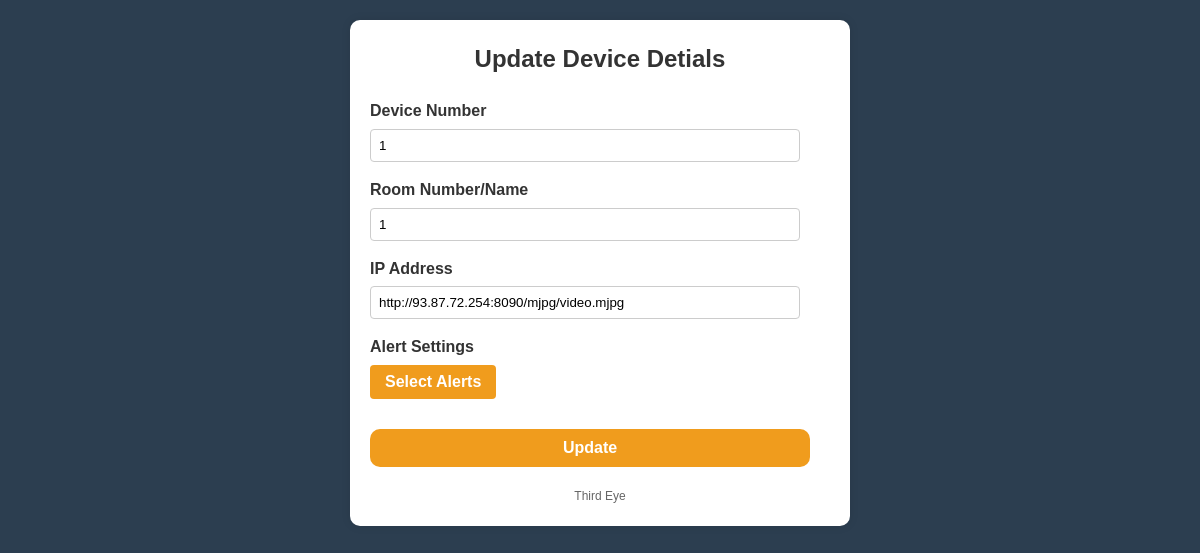
/edit_device/43 (signed in), run on the app's committed database.
### tables this page shows
CREATE TABLE Devices (
    id INTEGER PRIMARY KEY AUTOINCREMENT,
    DeviceName TEXT,
    RoomNumber INTEGER,
    IPAddress TEXT,
    ModelSelection TEXT,
    email TEXT,
    username TEXT,
    hospital TEXT,
    role TEXT
);

### app.py (the view)
@app.route('/edit_device/<int:device_id>', methods=['GET'])
@login_required
def edit_device(device_id):
    conn = get_db_connection()
    cursor = conn.cursor()
    cursor.execute('SELECT * FROM devices WHERE id = ?', (device_id,))
    device = cursor.fetchone()
    cursor.close()
    conn.close()
    return render_template('device_edit.html', device=device)

### app.py (called while the page is built)
def get_db_connection():
    conn = sqlite3.connect('cctvdb.sqlite')
    conn.row_factory = sqlite3.Row
    return conn

def login_required(f):
    @wraps(f)
    def decorated_function(*args, **kwargs):
        if 'user_id' not in session:
            return redirect(url_for('login'))
        return f(*args, **kwargs)
    return decorated_function

### templates/device_edit.html (shortened to what this page needs)
<!DOCTYPE html>
<html lang="en">
<head>
</head>
<body>
  <div class="container">
    <header>
      <h1>Update Device Detials</h1>
    </header>
    <main>
      <form class="form" action="/update_device/{{ device.0 }}" id="deviceForm" method="post">
        <div class="form-group">
          <label for="deviceNumber">Device Number</label>
          <input type="text" id="deviceNumber" placeholder="Device Number" name="deviceNumber" value="{{ device.1 }}">
        </div>
        <div class="form-group">
          <label for="roomNumber">Room Number/Name</label>
          <input type="text" id="roomNumber" placeholder="Room Number/Name" name="roomNumber" value="{{ device.2 }}">
        </div>
        <div class="form-group">
          <label for="ipAddress">IP Address</label>
          <input type="text" id="ipAddress" placeholder="IP Address" name="ipAddress" value="{{ device.3 }}">
        </div>
        <div class="form-group">
          <label for="alertSetting">Alert Settings</label>
          <div class="dropdown">
            <button class="dropdown-toggle" id="alertSettingToggle" type="button" aria-haspopup="true" aria-expanded="false" onclick="toggleDropdown()">Select Alerts</button>
          </div>
        </div>
        <button id="addButton" type="submit">Update</button>
      </form>
    </main>
    <footer>
      <p>Third Eye</p>
    </footer>
  </div>
</body>
</html>

### templates/device_edit.html (style rules this page uses)
* { box-sizing: border-box; margin: 0; padding: 0; }
body { font-family: 'Arial', sans-serif; background-color: #2c3e50; color: #333; line-height: 1.6; }
.container { max-width: 500px; margin: 20px auto; background-color: white; padding: 20px; border-radius: 10px; box-shadow: 0 0 10px rgba(0, 0, 0, 0.1); }
header { text-align: center; margin-bottom: 20px; }
header h1 { font-size: 24px; font-weight: bold; }
main { display: flex; justify-content: space-between; align-content: center; }
.form { flex: 1; padding-right: 20px; align-content: center; }
.form-group { margin-bottom: 15px; }
.form-group label { display: block; font-weight: bold; margin-bottom: 5px; }
.form-group input, .form-group select { width: calc(100% - 10px); padding: 8px; border: 1px solid #ccc; border-radius: 4px; }
button { display: block; width: 100%; padding: 10px; background-color: #f09c1d; color: white; border: none; border-radius: 10px; cursor: pointer; font-size: 16px; font-weight: bold; }
footer { text-align: center; margin-top: 20px; font-size: 12px; color: #666; }
.dropdown { position: relative; display: inline-block; margin-bottom: 15px; }
.dropdown-toggle { background-color: #f09c1d; color: white; border: none; border-radius: 4px; padding: 8px 15px; cursor: pointer; }

### data on the page
Devices: deviceNumber "1", roomNumber "1", ipAddress "http://93.87.72.254:8090/mjpg/video.mjpg"
